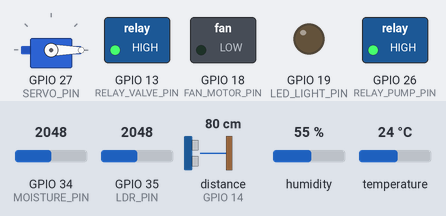
Recording of a sketch running on a simulated ESP32. Shown: servo, switched loads named in the sketch (green lamp = pin HIGH), output pins drawn as LEDs (lit = HIGH). Wiring (inferred from the names in the program): ultrasonic range finder: trigger GPIO 12; echo GPIO 14. Inputs (shaded band) come from the test bench; at power-on: temperature 24 °C, GPIO 35 (LDR_PIN) = 2048, GPIO 34 (MOISTURE_PIN) = 2048, distance to the obstacle (sensor on GPIO 14) 80 cm, humidity 55 %. The echo pulse lasts 58.3 µs per cm; WiFi joins after 1.5 s; servers stay silent unless stated; uploads are accepted with an empty reply; pins used as bus, display or sensor lines are not drawn; what the sketch prints to the serial monitor is not drawn.

Above: at 4.4 s.
4.5 s: temperature set to 27 °C
8.4 s: temperature set to 30 °C
At 9.8 s:
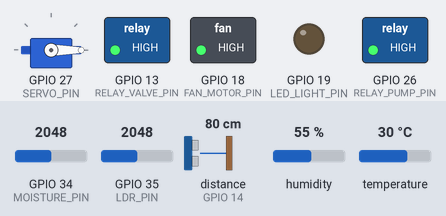
12.3 s: GPIO 35 (LDR_PIN) set to 1956
At 13.8 s:
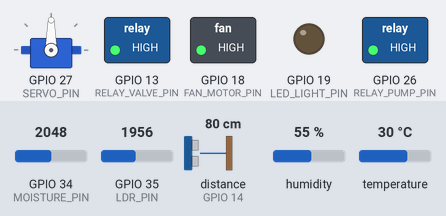
16.2 s: GPIO 34 (MOISTURE_PIN) set to 548
20.1 s: GPIO 34 (MOISTURE_PIN) set to 455
At 23.0 s:
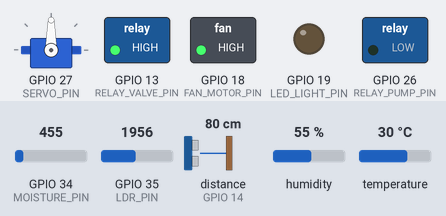
24.0 s: GPIO 35 (LDR_PIN) set to 2040
At 25.7 s:
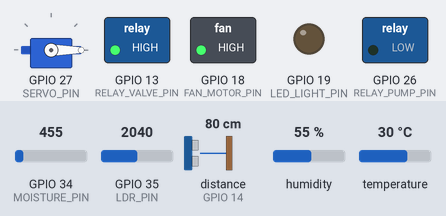
Timing chart, 0 to 27.2 s (numbered marks = the images above; inputs shaded):
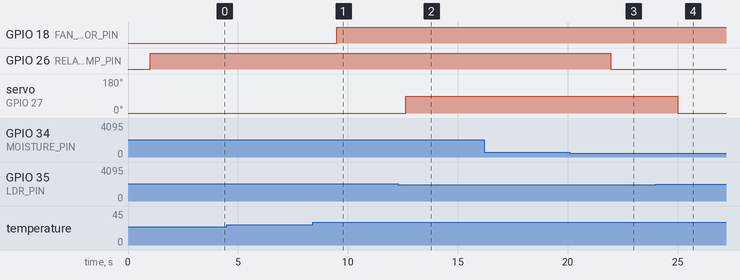

Measured:
- the behaviour switches between 28 and 29 °C on temperature (found by bisection; images 0 and 1)
- the behaviour switches between 2000 and 1999 on GPIO 35 (LDR_PIN) (found by bisection; images 1 and 2)
- the behaviour switches between 500 and 499 on GPIO 34 (MOISTURE_PIN) (found by bisection; images 2 and 3)
- after the input at 4.5 s, every drawn part: stays the same
- after the input at 8.4 s, GPIO 18 (FAN_MOTOR_PIN): LOW → HIGH after 1.1 s
- after the input at 12.3 s, servo on GPIO 27 (SERVO_PIN): 0° → 90° after 0.34 s
- after the input at 16.2 s, every drawn part: stays the same
- after the input at 20.1 s, GPIO 26 (RELAY_PUMP_PIN): HIGH → LOW after 1.9 s
- after the input at 24.0 s, servo on GPIO 27 (SERVO_PIN): 90° → 0° after 1.0 s

The sketch:

esp32_greenhouse_enhanced.ino
```cpp
#include <WiFi.h>
#include <HTTPClient.h>
#include <WiFiClientSecure.h>
#include <ArduinoJson.h>
#include <DHT.h>
#include <ESP32Servo.h>

// WiFi Credentials (UPDATE WITH YOUR WIFI)
const char* ssid = "Griffo";           // Replace with your WiFi name
const char* password = "123456789";   // Replace with your WiFi password

// Backend Configuration (LIVE KOYEB DEPLOYMENT)
const char* backendHost = "open-lauryn-ina-9662925b.koyeb.app";
const int backendPort = 443;
const bool useHTTPS = true;

// Device Identification
const char* deviceId = "ESP32_GREENHOUSE_001";
const char* greenhouseId = "greenhouse-001";
const char* pincode = "123456";

// ========================================
// 📍 HARDWARE PIN DEFINITIONS
// ========================================

// Sensors
#define DHT_PIN      4    // DHT11 data pin
#define DHT_TYPE    DHT11  // DHT sensor type (DHT11 or DHT22)
#define MOISTURE_PIN 34   // Soil moisture analog pin
#define LDR_PIN      35   // Light sensor analog pin
#define TRIG_PIN     12   // Ultrasonic trigger pin
#define ECHO_PIN     14   // Ultrasonic echo pin

// Actuators
#define RELAY_PUMP_PIN  26  // Water pump relay
#define RELAY_VALVE_PIN 13  // Water valve relay (NEW)
#define FAN_MOTOR_PIN   18  // Fan motor control pin (NEW)
#define SERVO_PIN       27  // Window servo
#define LED_LIGHT_PIN   19  // LED light control (NEW)

// ========================================
//  SENSOR THRESHOLDS
// ========================================
int moistureThreshold = 500;     // Below this = pump ON
int lightThreshold = 2000;       // Below this = window OPEN
float tempThreshold = 30.0;      // Above this = window OPEN

// ========================================
//  GLOBAL VARIABLES
// ========================================
DHT dht(DHT_PIN, DHT_TYPE);
Servo windowServo;

// Device States
bool pumpState = false;
bool windowState = false;
bool fanState = false;      // NEW: Fan state tracking
bool valveState = false;    // NEW: Valve state tracking
bool lightState = false;    // NEW: LED light state tracking
bool autoMode = true;

// Sensor Readings
float temperature = 0.0;
float humidity = 0.0;
int soilMoisture = 0;
int lightLevel = 0;
int waterLevel = 0;

// Timing
unsigned long lastSensorRead = 0;
unsigned long lastDataSend = 0;
unsigned long lastControlCheck = 0;
const unsigned long SENSOR_INTERVAL = 3000;     // Read every 3 seconds
const unsigned long DATA_SEND_INTERVAL = 5000; // Send every 5 seconds
const unsigned long CONTROL_CHECK_INTERVAL = 5000; // Check commands every 5 seconds

// Connection Status
bool wifiConnected = false;

// ========================================
//  SETUP FUNCTION
// ========================================
void setup() {
  Serial.begin(115200);
  delay(1000);

  Serial.println("🌱========================================");
  Serial.println("🌱 ESP32 Greenhouse Controller v2.0");
  Serial.println("🌱 Enhanced with Valve, Fan, & Window Control");
  Serial.println("🌱========================================");

  // Initialize Hardware
  initializeHardware();

  // Connect to WiFi
  connectToWiFi();

  // Test Backend Connection
  testBackendConnection();

  Serial.println("✅ System Ready! Starting monitoring...");
  printSystemInfo();
}

// ========================================
// 🔄 MAIN LOOP
// ========================================
void loop() {
  unsigned long currentTime = millis();

  // Check WiFi Status
  if (WiFi.status() != WL_CONNECTED) {
    Serial.println("⚠️  WiFi disconnected, reconnecting...");
    connectToWiFi();
    return;
  }

  // Read Sensors
  if (currentTime - lastSensorRead >= SENSOR_INTERVAL) {
    readAllSensors();
    lastSensorRead = currentTime;
  }

  // Automatic Control
  if (autoMode) {
    automaticControl();
  }

  // Send Data to Backend
  if (currentTime - lastDataSend >= DATA_SEND_INTERVAL) {
    sendDataToBackend();
    lastDataSend = currentTime;
  }

  // Check for Remote Commands
  if (currentTime - lastControlCheck >= CONTROL_CHECK_INTERVAL) {
    checkRemoteCommands();
    lastControlCheck = currentTime;
  }

  delay(500); // Small delay
}

// ========================================
// 🔧 HARDWARE INITIALIZATION
// ========================================
void initializeHardware() {
  Serial.println("🔧 Initializing hardware...");

  // DHT Sensor
  dht.begin();

  // Ultrasonic Sensor
  pinMode(TRIG_PIN, OUTPUT);
  pinMode(ECHO_PIN, INPUT);

  // Relay (Water Pump)
  pinMode(RELAY_PUMP_PIN, OUTPUT);
  digitalWrite(RELAY_PUMP_PIN, HIGH); // OFF (HIGH = OFF for most relays)

  // Relay (Water Valve) - NEW
  pinMode(RELAY_VALVE_PIN, OUTPUT);
  digitalWrite(RELAY_VALVE_PIN, HIGH); // OFF (HIGH = OFF for most relays)

  // Fan Motor Control - NEW
  pinMode(FAN_MOTOR_PIN, OUTPUT);
  digitalWrite(FAN_MOTOR_PIN, LOW); // OFF

  // LED Light Control - NEW
  pinMode(LED_LIGHT_PIN, OUTPUT);
  digitalWrite(LED_LIGHT_PIN, LOW); // OFF

  // Servo Motor (Window)
  windowServo.attach(SERVO_PIN);
  windowServo.write(0); // Close window

  Serial.println("✅ Hardware initialized");
}

// ========================================
// 🔗 WIFI CONNECTION
// ========================================
void connectToWiFi() {
  WiFi.begin(ssid, password);
  Serial.print("🔗 Connecting to WiFi");

  int attempts = 0;
  while (WiFi.status() != WL_CONNECTED && attempts < 20) {
    delay(1000);
    Serial.print(".");
    attempts++;
  }

  if (WiFi.status() == WL_CONNECTED) {
    Serial.println();
    Serial.println("✅ WiFi Connected!");
    Serial.print("📡 IP Address: ");
    Serial.println(WiFi.localIP());
    wifiConnected = true;
  } else {
    Serial.println();
    Serial.println("❌ WiFi Failed! Check credentials.");
    wifiConnected = false;
  }
}

// ========================================
// 🌐 BACKEND CONNECTION TEST
// ========================================
void testBackendConnection() {
  if (!wifiConnected) return;

  Serial.println("🧪 Testing backend connection...");

  WiFiClientSecure client;
  client.setInsecure(); // Skip SSL verification for simplicity

  HTTPClient http;
  String url = String("https://") + backendHost + "/api/health";

  http.begin(client, url);
  http.addHeader("Content-Type", "application/json");

  int httpCode = http.GET();

  if (httpCode > 0) {
    String response = http.getString();
    Serial.println("✅ Backend connected successfully!");
    Serial.println("📡 Response: " + response);
  } else {
    Serial.println("❌ Backend connection failed!");
    Serial.println("🔧 Error: " + String(httpCode));
  }

  http.end();
}

// ========================================
// 📊 SENSOR READING
// ========================================
void readAllSensors() {
  // Read DHT11 (Temperature & Humidity)
  temperature = dht.readTemperature();
  humidity = dht.readHumidity();

  // Read Soil Moisture (analog)
  soilMoisture = analogRead(MOISTURE_PIN);

  // Read Light Level (analog)
  lightLevel = analogRead(LDR_PIN);

  // Read Water Level (ultrasonic)
  waterLevel = readWaterLevel();

  // Validate readings
  if (isnan(temperature)) temperature = 0.0;
  if (isnan(humidity)) humidity = 0.0;

  // Print sensor data
  Serial.println("📊 Sensor Readings:");
  Serial.println("   🌡️  Temperature: " + String(temperature) + "°C");
  Serial.println("   💧 Humidity: " + String(humidity) + "%");
  Serial.println("   🌱 Soil Moisture: " + String(soilMoisture));
  Serial.println("   ☀️  Light Level: " + String(lightLevel));
  Serial.println("   🚰 Water Level: " + String(waterLevel) + "cm");
}

// ========================================
// 🚰 WATER LEVEL READING (ULTRASONIC)
// ========================================
int readWaterLevel() {
  digitalWrite(TRIG_PIN, LOW);
  delayMicroseconds(2);
  digitalWrite(TRIG_PIN, HIGH);
  delayMicroseconds(10);
  digitalWrite(TRIG_PIN, LOW);

  long duration = pulseIn(ECHO_PIN, HIGH);
  int distance = duration * 0.034 / 2;

  return (distance > 0 && distance < 400) ? distance : 0;
}

// ========================================
// 🤖 AUTOMATIC CONTROL
// ========================================
void automaticControl() {
  // Auto Water Pump Control
  if (soilMoisture < moistureThreshold && !pumpState) {
    controlPump(true);
    Serial.println("🤖 AUTO: Pump ON (dry soil detected)");
  } else if (soilMoisture > (moistureThreshold + 100) && pumpState) {
    controlPump(false);
    Serial.println("🤖 AUTO: Pump OFF (soil wet enough)");
  }

  // Auto Window Control
  bool shouldOpenWindow = (temperature > tempThreshold) || (lightLevel < lightThreshold);

  if (shouldOpenWindow && !windowState) {
    controlWindow(true);
    Serial.println("🤖 AUTO: Window OPEN (too hot or dark)");
  } else if (!shouldOpenWindow && windowState) {
    controlWindow(false);
    Serial.println("🤖 AUTO: Window CLOSED (conditions good)");
  }

  // Auto Fan Control - NEW
  if (temperature > (tempThreshold - 2) && !fanState) {
    controlFan(true);
    Serial.println("🤖 AUTO: Fan ON (temperature high)");
  } else if (temperature < (tempThreshold - 5) && fanState) {
    controlFan(false);
    Serial.println("🤖 AUTO: Fan OFF (temperature ok)");
  }

  // Auto Valve Control - NEW
  if (soilMoisture < (moistureThreshold - 50) && !valveState) {
    controlValve(true);
    Serial.println("🤖 AUTO: Valve OPEN (soil very dry)");
  } else if (soilMoisture > (moistureThreshold + 50) && valveState) {
    controlValve(false);
    Serial.println("🤖 AUTO: Valve CLOSED (soil wet)");
  }

  // Auto LED Light Control - NEW
  // Higher LDR value means darker (less light), so we turn ON LEDs when dark
  if (lightLevel > 3000 && !lightState) {
    controlLight(true);
    Serial.println("🤖 AUTO: LED Light ON (dark conditions detected, LDR: " + String(lightLevel) + ")");
  } else if (lightLevel < 2500 && lightState) {
    controlLight(false);
    Serial.println("🤖 AUTO: LED Light OFF (sufficient natural light, LDR: " + String(lightLevel) + ")");
  }
}

// ========================================
// 💧 PUMP CONTROL
// ========================================
void controlPump(bool state) {
  pumpState = state;
  digitalWrite(RELAY_PUMP_PIN, state ? LOW : HIGH); // LOW = ON, HIGH = OFF
  Serial.println("💧 Pump: " + String(state ? "ON" : "OFF"));
}

// ========================================
// 🚰 VALVE CONTROL - NEW
// ========================================
void controlValve(bool state) {
  valveState = state;
  digitalWrite(RELAY_VALVE_PIN, state ? LOW : HIGH); // LOW = ON, HIGH = OFF
  Serial.println("🚰 Valve: " + String(state ? "OPEN" : "CLOSED"));
}

// ========================================
// 🌪️ FAN CONTROL - NEW
// ========================================
void controlFan(bool state) {
  fanState = state;
  digitalWrite(FAN_MOTOR_PIN, state ? HIGH : LOW); // HIGH = ON, LOW = OFF
  Serial.println("🌪️ Fan: " + String(state ? "ON" : "OFF"));
}

// ========================================
// 💡 LED LIGHT CONTROL - NEW
// ========================================
void controlLight(bool state) {
  lightState = state;
  digitalWrite(LED_LIGHT_PIN, state ? HIGH : LOW); // HIGH = ON, LOW = OFF
  Serial.println("💡 Light: " + String(state ? "ON" : "OFF"));
}

// ========================================
// 🪟 WINDOW CONTROL
// ========================================
void controlWindow(bool state) {
  windowState = state;
  windowServo.write(state ? 90 : 0); // 90° = OPEN, 0° = CLOSED
  Serial.println("🪟 Window: " + String(state ? "OPEN" : "CLOSED"));
}

// ========================================
// 📤 SEND DATA TO BACKEND
// ========================================
void sendDataToBackend() {
  if (!wifiConnected) return;

  Serial.println("📤 Sending data to backend...");

  WiFiClientSecure client;
  client.setInsecure();

  HTTPClient http;
  String url = String("https://") + backendHost + "/api/iot";

  http.begin(client, url);
  http.addHeader("Content-Type", "application/json");

  // Create JSON payload
  DynamicJsonDocument doc(1024);
  doc["deviceId"] = deviceId;
  doc["greenhouseId"] = greenhouseId;
  doc["pincode"] = pincode;
  doc["temperature"] = temperature;
  doc["humidity"] = humidity;
  doc["soilMoisture"] = soilMoisture;
  doc["lightIntensity"] = lightLevel;
  doc["waterLevel"] = waterLevel;
  doc["timestamp"] = millis();

  String jsonString;
  serializeJson(doc, jsonString);

  int httpCode = http.POST(jsonString);

  if (httpCode > 0) {
    String response = http.getString();
    Serial.println("✅ Data sent successfully!");
    Serial.println("📡 Response code: " + String(httpCode));
  } else {
    Serial.println("❌ Failed to send data!");
    Serial.println("🔧 Error: " + String(httpCode));
  }

  http.end();

  // Also send device status
  sendDeviceStatus();
}

// ========================================
// 📤 SEND DEVICE STATUS
// ========================================
void sendDeviceStatus() {
  WiFiClientSecure client;
  client.setInsecure();

  HTTPClient http;
  String url = String("https://") + backendHost + "/api/iot/status";

  http.begin(client, url);
  http.addHeader("Content-Type", "application/json");

  // Create status JSON
  DynamicJsonDocument doc(1024);
  doc["deviceId"] = deviceId;
  doc["greenhouseId"] = greenhouseId;
  doc["pumpState"] = pumpState;
  doc["valveState"] = valveState;  // NEW: Report valve state
  doc["fanState"] = fanState;      // NEW: Report fan state
  doc["windowState"] = windowState;
  doc["lightState"] = lightState;  // NEW: Report LED light state
  doc["autoMode"] = autoMode;
  doc["wifiConnected"] = wifiConnected;
  doc["timestamp"] = millis();

  String jsonString;
  serializeJson(doc, jsonString);

  int httpCode = http.POST(jsonString);

  if (httpCode > 0) {
    Serial.println("✅ Status sent successfully!");
  }

  http.end();
}

// ========================================
// 📥 CHECK REMOTE COMMANDS
// ========================================
void checkRemoteCommands() {
  if (!wifiConnected) return;

  WiFiClientSecure client;
  client.setInsecure();

  HTTPClient http;
  String url = String("https://") + backendHost + "/api/iot/commands/" + deviceId;

  http.begin(client, url);
  int httpCode = http.GET();

  if (httpCode == 200) {
    String response = http.getString();

    DynamicJsonDocument doc(1024);
    deserializeJson(doc, response);

    if (doc["success"] == true && doc["commands"].size() > 0) {
      Serial.println("📥 Remote commands received!");

      for (JsonObject command : doc["commands"].as<JsonArray>()) {
        String action = command["action"];
        String device = command["device"];
        bool state = command["state"];

        Serial.println("🎮 Command: " + action + " " + device + " " + String(state ? "ON" : "OFF"));

        if (device == "pump") {
          controlPump(state);
        } else if (device == "valve") {
          controlValve(state);
        } else if (device == "fan") {
          controlFan(state);
        } else if (device == "light") {
          controlLight(state);
        } else if (device == "window") {
          controlWindow(state);
        } else if (action == "autoMode") {
          autoMode = state;
          Serial.println("🤖 Auto Mode: " + String(autoMode ? "ENABLED" : "DISABLED"));
        }
      }
    }
  }

  http.end();
}

// ========================================
// 📋 SYSTEM INFO
// ========================================
void printSystemInfo() {
  Serial.println("📋========================================");
  Serial.println("📋 SYSTEM CONFIGURATION");
  Serial.println("📋========================================");
  Serial.println("📋 Device ID: " + String(deviceId));
  Serial.println("📋 Greenhouse ID: " + String(greenhouseId));
  Serial.println("📋 Backend: " + String(backendHost));
  Serial.println("📋 WiFi SSID: " + String(ssid));
  Serial.println("📋 Auto Mode: " + String(autoMode ? "ENABLED" : "DISABLED"));
  Serial.println("📋========================================");
  Serial.println("📋 HARDWARE PINS:");
  Serial.println("📋 Water Pump: " + String(RELAY_PUMP_PIN));
  Serial.println("📋 Water Valve: " + String(RELAY_VALVE_PIN));
  Serial.println("📋 Fan Motor: " + String(FAN_MOTOR_PIN));
  Serial.println("📋 Window Servo: " + String(SERVO_PIN));
  Serial.println("📋 LED Light: " + String(LED_LIGHT_PIN));
  Serial.println("📋========================================");
  Serial.println("📋 THRESHOLDS:");
  Serial.println("📋 Moisture: " + String(moistureThreshold));
  Serial.println("📋 Light: " + String(lightThreshold));
  Serial.println("📋 Temperature: " + String(tempThreshold) + "°C");
  Serial.println("📋========================================");
}
```
